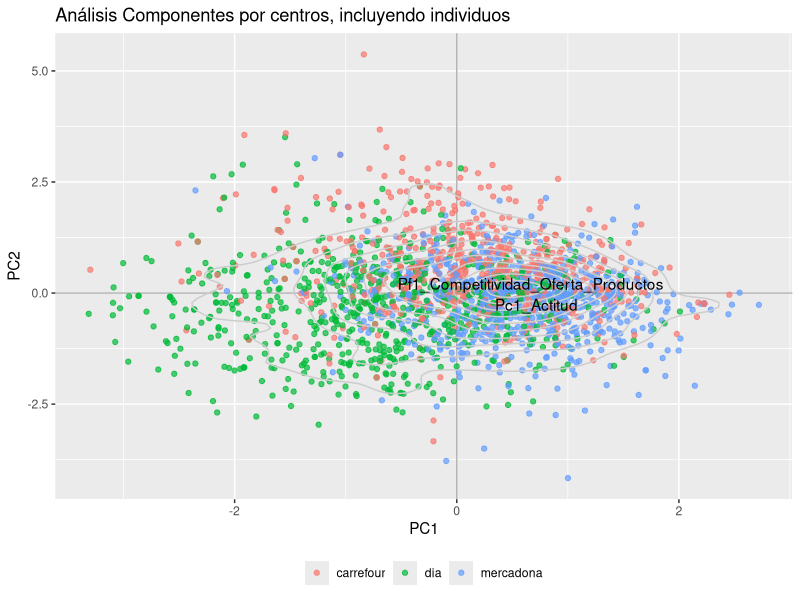
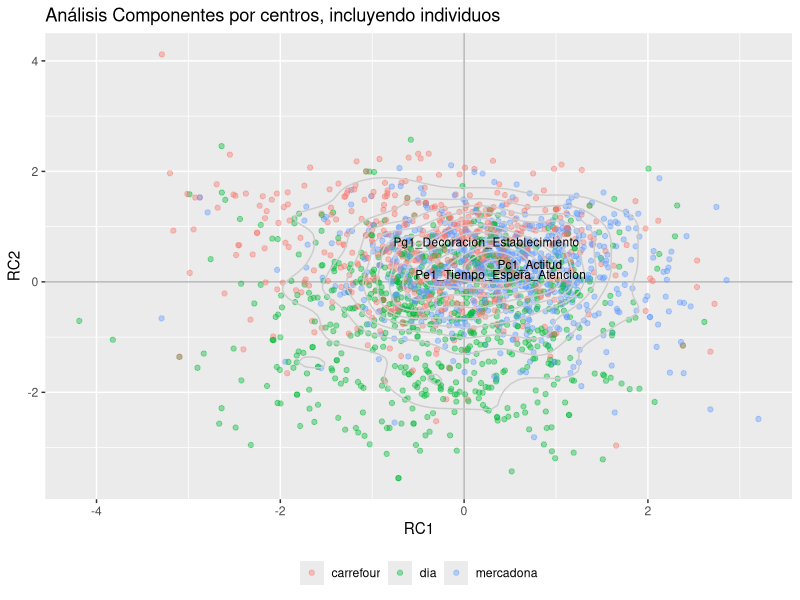
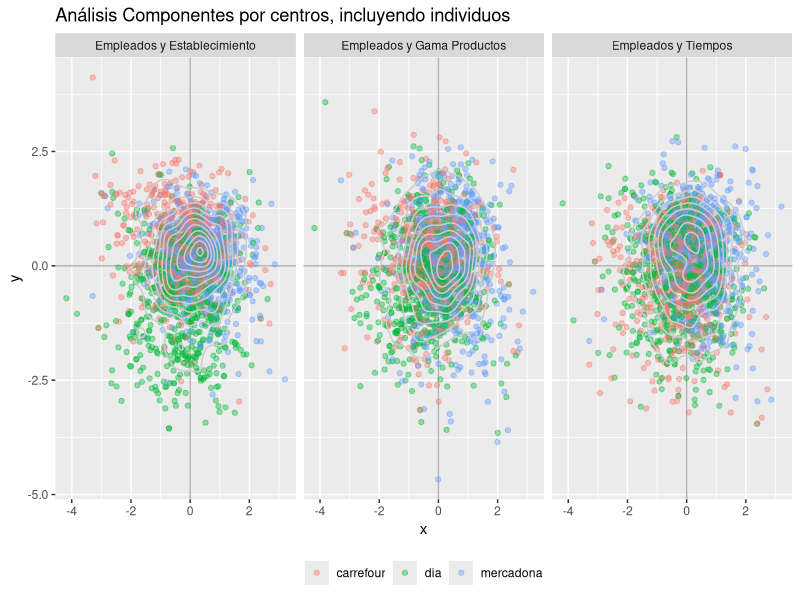
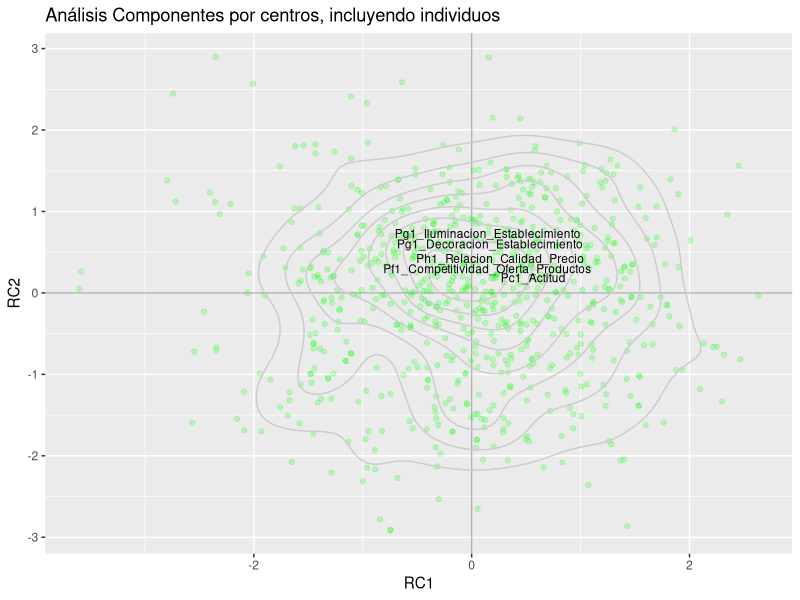
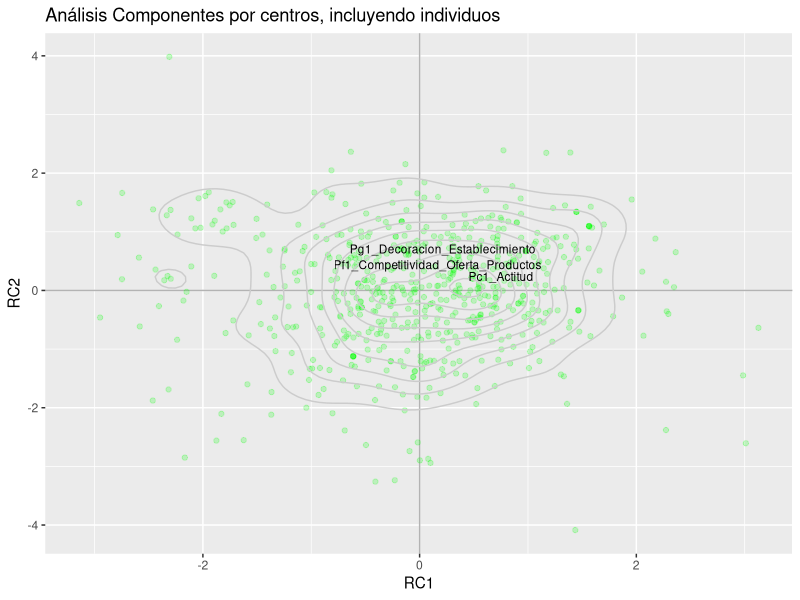
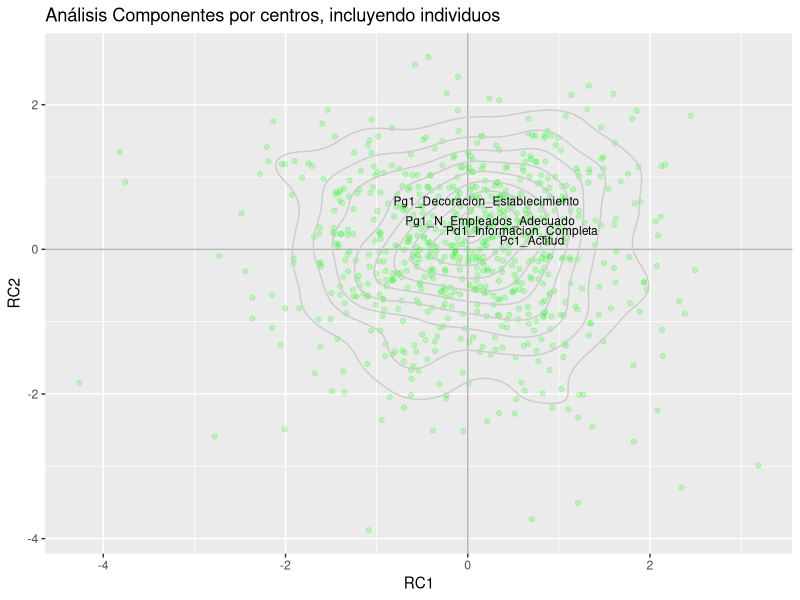
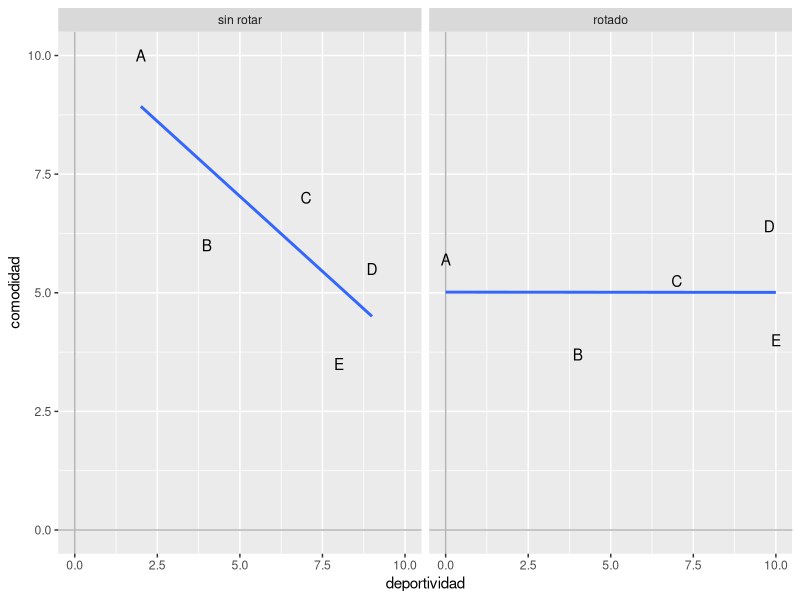

The R source for these figures, in order:

library(dplyr)
library(ggplot2)
library(psych)
library(gridExtra)

survey <- read.delim("survey.csv",sep = ';')

#Despues de ver los datos, elegimos eliminar las variables con más de 40 NA
survey <- survey %>%
  dplyr::select(-starts_with('P'), which(colSums(is.na(.)) < 41)) %>% 
  select(Establecimiento, starts_with('P'), starts_with('C'))
# Replace NA with median
survey[] <- lapply(survey, function(x) ifelse(is.na(x), median(x, na.rm = TRUE), x))

survey$RC1_Edad <- dplyr::recode(survey$C1_Edad, 21, 30, 40, 50, 60, 65)
survey$RC2_Sexo <- recode(survey$C2_Sexo, 0, 1)
survey$RC4_Compra_Media <- recode(
  survey$C4_Compra_Media, 15, 23, 38, 53, 68, 83, 103, 120)
survey$RC5 <- recode(
  survey$C5_Ingr_Mes, 600, 800, 1250, 1750, 2500, 3750, 4500)

survey$Establecimiento <- 
  factor(survey$Establecimiento, labels = c('carrefour','dia','mercadona'))
survey$C1_Edad <-
  factor(survey$C1_Edad,
         labels = c('18-24','25-35','35-44','45-54','55-64','>64'))
survey$C2_Sexo <- 
  factor(survey$C2_Sexo,labels = c('hombre','mujer'))
survey$C3_Estado_Civil <-
  factor(survey$C3_Estado_Civil,
         labels = c('soltero/a','casado/a','unido/a',
                    'separado/a','viudo/a'))
survey$C4_Compra_Media <-
  factor(survey$C4_Compra_Media,
         labels = c('<15','15-30','31-45','46-60','61-75',
                    '76-90','91-120','>120'))
survey$C5_Ingr_Mes <-
  factor(survey$C5_Ingr_Mes,
         labels = c('<600','601-1000','1001-1500',
                    '1501-2000','2001-3000','3001-4500','>4500'))


# Separamos datos por supermercados
dia <- filter(survey, Establecimiento=='dia')
carrefour <- filter(survey, Establecimiento=='carrefour')
mercadona <- filter(survey, Establecimiento=='mercadona')

## psych
# Exploratorio

#psych::scree(select(survey, starts_with('P')), pc = TRUE) # gráfico feo
# Hacemos el análisis Kaiser Meyer Olsen
survey_KMO <-psych::KMO(select(survey, starts_with('P')))
# Valor KMO
survey_KMO$MSA
# PCA con todas las columnas para elegir cuantos factores y varianza explicada
survey_principal <- psych::principal(select(survey, starts_with('P')),
  nfactors = ncol(select(survey, starts_with('P'))), rotate = 'none')
survey_principal$loadings
# Elegimos 4 factores sin rotar
# PCA con todas las columnas para elegir cuantos factores y varianza explicada
survey_principal <- psych::principal(select(survey, starts_with('P')),
  nfactors = 4, rotate = 'none')
# Estudiamos las comunalidades
survey_principal$communality
print(survey_principal$loadings, cutoff = 0.4, digits = 2)
# Extraemos las puntuaciones
survey_principal_cargas <- as.data.frame(unclass(survey_principal$loadings))
# Añadimos columnas con los nombres de las variables
survey_principal_cargas$variables <- rownames(survey_principal_cargas)
# Reordenamos las columnas
survey_principal_cargas <- select(survey_principal_cargas, variables, starts_with('P'))

# Cogemos los scores de cada individuo
survey_principal_scores <- as.data.frame(unclass(survey_principal$scores))
# Les incluimos el establecimiento
survey_principal_scores$Establecimiento <- survey$Establecimiento

# Gráfico sin rotar
ggplot(data = survey_principal_scores, aes(PC1, PC2)) +
  geom_hline(yintercept = 0, colour = "gray70") +
  geom_vline(xintercept = 0, colour = "gray70") +
  geom_point(aes(colour = factor(Establecimiento)), alpha = 0.7) +
  geom_density2d(colour = "gray80") +
  geom_text(data = survey_principal_cargas, 
            aes(PC1, PC2, label = variables),check_overlap = TRUE) +
  theme(legend.position="bottom",legend.direction="horizontal") +
  theme(legend.title = element_blank()) +
  ggtitle("Análisis Componentes por centros, incluyendo individuos") +
  scale_colour_discrete(name = "Variable")

# ROTAMOS
survey_principal_rot <- psych::principal(select(survey, starts_with('P')),
  nfactors = 4, rotate = 'varimax')
# Vemos los principales
print(survey_principal_rot$loadings, cutoff = 0.4, digits = 2)
survey_principal_cargas_rot <- as.data.frame(unclass(survey_principal_rot$loadings))
survey_principal_cargas_rot$variables <- rownames(survey_principal_cargas_rot)
survey_principal_cargas_rot <- select(survey_principal_cargas_rot, variables, starts_with('R'))

# Cogemos los scores de cada individuo
survey_principal_scores_rot <- as.data.frame(unclass(survey_principal_rot$scores))
# Les incluimos el establecimiento
survey_principal_scores_rot$Establecimiento <- survey$Establecimiento
# Gráfico Rotado
ggplot(data = survey_principal_scores_rot, aes(RC1, RC2)) +
  geom_hline(yintercept = 0, colour = "gray70") +
  geom_vline(xintercept = 0, colour = "gray70") +
  geom_point(aes(colour = factor(Establecimiento)), alpha = 0.4) +
  geom_density2d(colour = "gray80") +
  geom_text(data = survey_principal_cargas_rot, size = 3, 
            aes(RC1, RC2, label = variables), check_overlap = TRUE) +
  theme(legend.position="bottom",legend.direction="horizontal") +
  theme(legend.title = element_blank()) +
  ggtitle("Análisis Componentes por centros, incluyendo individuos") +
  scale_colour_discrete(name = "Variable")


survey_principal_scores_rot <- data.frame(survey_principal_scores_rot)
# Creamos variables temporales
a <- select(survey_principal_scores_rot, x = RC1, y = RC2, Establecimiento)
a$factor <- 'Empleados y Establecimiento'
b <- select(survey_principal_scores_rot, x = RC1, y = RC3, Establecimiento)
b$factor <- 'Empleados y Tiempos'
c <- select(survey_principal_scores_rot, x = RC1, y = RC4, Establecimiento)
c$factor <- 'Empleados y Gama Productos'
d <- dplyr::bind_rows(a, b, c)
# Gráfico de los 3 centros
ggplot(data = d, aes(x, y)) +
  geom_hline(yintercept = 0, colour = "gray70") +
  geom_vline(xintercept = 0, colour = "gray70") +
  geom_point(aes(colour = factor(Establecimiento)), alpha = 0.4) +
  geom_density2d(colour = "gray80") +
  facet_grid(~ factor) +
  theme(legend.position="bottom",legend.direction="horizontal") +
  theme(legend.title = element_blank()) +
  ggtitle("Análisis Componentes por centros, incluyendo individuos") +
  scale_colour_discrete(name = "Variable")

## Día con 4 factores
# Hacemos el análisis Kaiser Meyer Olsen
dia_KMO <-psych::KMO(select(dia, starts_with('P')))
# Valor KMO
dia_KMO$MSA

# ROTAMOS
dia_principal_rot <- psych::principal(select(dia, starts_with('P')),
                                         nfactors = 4, rotate = 'varimax')
# Estudiamos las comunalidades
dia_principal_rot$communality
# Vemos los principales
print(dia_principal_rot$loadings, sort = TRUE ,cutoff = 0.4, digits = 2)
dia_principal_cargas_rot <- as.data.frame(unclass(dia_principal_rot$loadings))
dia_principal_cargas_rot$variables <- rownames(dia_principal_cargas_rot)
dia_principal_cargas_rot <- select(dia_principal_cargas_rot, variables, starts_with('R'))

# Cogemos los scores de cada individuo
dia_principal_scores_rot <- as.data.frame(unclass(dia_principal_rot$scores))
# Les incluimos el establecimiento
dia_principal_scores_rot$Establecimiento <- dia$Establecimiento
# Agrupamos los scores por establecimiento

ggplot(data = dia_principal_scores_rot, aes(RC1, RC2)) +
  geom_hline(yintercept = 0, colour = "gray70") +
  geom_vline(xintercept = 0, colour = "gray70") +
  geom_point(colour = 'green', alpha = 0.2) +
  geom_density2d(colour = "gray80") +
  geom_text(data = dia_principal_cargas_rot, size = 3,
            aes(RC1, RC2, label = variables), check_overlap = TRUE) +
  theme(legend.position="bottom",legend.direction="horizontal") +
  theme(legend.title = element_blank()) +
  ggtitle("Análisis Componentes por centros, incluyendo individuos") +
  scale_colour_discrete(name = "Variable")


## Carrefour con 4 factores
# Hacemos el análisis Kaiser Meyer Olsen
carrefour_KMO <-psych::KMO(select(carrefour, starts_with('P')))
# Valor KMO
carrefour_KMO$MSA

# ROTAMOS
carrefour_principal_rot <- psych::principal(select(carrefour, starts_with('P')),
                                      nfactors = 4, rotate = 'varimax')
# Estudiamos las comunalidades
carrefour_principal_rot$communality
# Vemos los principales
print(carrefour_principal_rot$loadings, sort = TRUE ,cutoff = 0.4, digits = 2)
carrefour_principal_cargas_rot <- as.data.frame(unclass(carrefour_principal_rot$loadings))
carrefour_principal_cargas_rot$variables <- rownames(carrefour_principal_cargas_rot)
carrefour_principal_cargas_rot <- select(carrefour_principal_cargas_rot, variables, starts_with('R'))

# Cogemos los scores de cada individuo
carrefour_principal_scores_rot <- as.data.frame(unclass(carrefour_principal_rot$scores))
# Les incluimos el establecimiento
carrefour_principal_scores_rot$Establecimiento <- carrefour$Establecimiento
# Agrupamos los scores por establecimiento

ggplot(data = carrefour_principal_scores_rot, aes(RC1, RC2)) +
  geom_hline(yintercept = 0, colour = "gray70") +
  geom_vline(xintercept = 0, colour = "gray70") +
  geom_point(colour = 'green', alpha = 0.2) +
  geom_density2d(colour = "gray80") +
  geom_text(data = carrefour_principal_cargas_rot, size = 3,
            aes(RC1, RC2, label = variables), check_overlap = TRUE) +
  theme(legend.position="bottom",legend.direction="horizontal") +
  theme(legend.title = element_blank()) +
  ggtitle("Análisis Componentes por centros, incluyendo individuos") +
  scale_colour_discrete(name = "Variable")


## Mercadona con 4 factores
# Hacemos el análisis Kaiser Meyer Olsen
mercadona_KMO <-psych::KMO(select(mercadona, starts_with('P')))
# Valor KMO
mercadona_KMO$MSA

# ROTAMOS
mercadona_principal_rot <- psych::principal(select(mercadona, starts_with('P')),
                                            nfactors = 4, rotate = 'varimax')
# Estudiamos las comunalidades
mercadona_principal_rot$communality
# Vemos los principales
print(mercadona_principal_rot$loadings, sort = TRUE ,cutoff = 0.4, digits = 2)
mercadona_principal_cargas_rot <- as.data.frame(unclass(mercadona_principal_rot$loadings))
mercadona_principal_cargas_rot$variables <- rownames(mercadona_principal_cargas_rot)
mercadona_principal_cargas_rot <- select(mercadona_principal_cargas_rot, variables, starts_with('R'))

# Cogemos los scores de cada individuo
mercadona_principal_scores_rot <- as.data.frame(unclass(mercadona_principal_rot$scores))
# Les incluimos el establecimiento
mercadona_principal_scores_rot$Establecimiento <- mercadona$Establecimiento
# Agrupamos los scores por establecimiento

ggplot(data = mercadona_principal_scores_rot, aes(RC1, RC2)) +
  geom_hline(yintercept = 0, colour = "gray70") +
  geom_vline(xintercept = 0, colour = "gray70") +
  geom_point(colour = 'green', alpha = 0.2) +
  geom_density2d(colour = "gray80") +
  geom_text(data = mercadona_principal_cargas_rot, size = 3,
            aes(RC1, RC2, label = variables), check_overlap = TRUE) +
  theme(legend.position="bottom",legend.direction="horizontal") +
  theme(legend.title = element_blank()) +
  ggtitle("Análisis Componentes por centros, incluyendo individuos") +
  scale_colour_discrete(name = "Variable")








## Explicación de la rotación
x_sin <- c(-4, -2, 1, 3, 2)+6
y_sin <- c(4,0,1,-0.5,-2.5)+6
sin_rotar <- data.frame(x = x_sin, y = y_sin, rot='sin rotar', modelo = c('A', 'B', 'C', 'D', 'E'))
x_rot <- c(4,3.8,1,-2,-6)+6
y_rot <- c(-1,1.4,0.25,-1.3,0.7)+5
rotado <- data.frame(x = x_rot, y = y_rot, rot='rotado', modelo = c('E', 'D', 'C', 'B', 'A'))
datos <- bind_rows(sin_rotar, rotado)
datos$rot <- factor(datos$rot, levels = c('sin rotar', 'rotado'))

ggplot(datos, aes(x,y)) +
  geom_hline(yintercept = 0, colour = "gray70") +
  geom_vline(xintercept = 0, colour = "gray70") +
  geom_point(fill = NA, alpha = 0) +
  geom_smooth(method=lm, se=FALSE) +
  facet_grid(~ rot) +
  geom_text(aes(label = modelo)) +
  labs(x='deportividad', y = 'comodidad')


